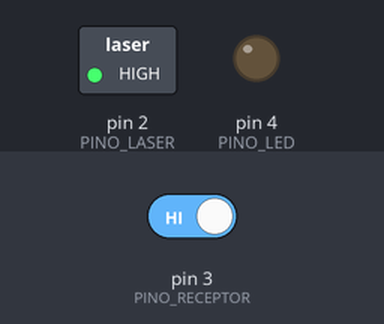
Recording of a sketch running on a simulated Arduino Uno, built with avr-gcc and run on an emulated ATmega328P. Parts: switched loads named in the sketch (green lamp = pin HIGH), output pins drawn as LEDs (lit = HIGH). The inputs (shaded band) are chosen by the test bench; at power-on: pin 3 (PINO_RECEPTOR) HIGH.

Above: at 1.2 s.
1.3 s: pin 3 (PINO_RECEPTOR) driven LOW
At 2.4 s:
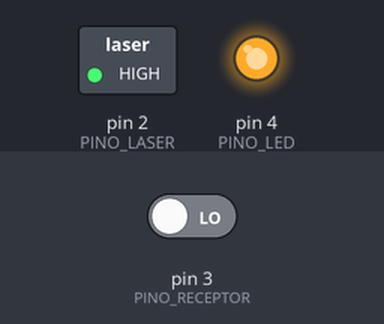
2.8 s: pin 3 (PINO_RECEPTOR) driven HIGH
At 3.6 s:
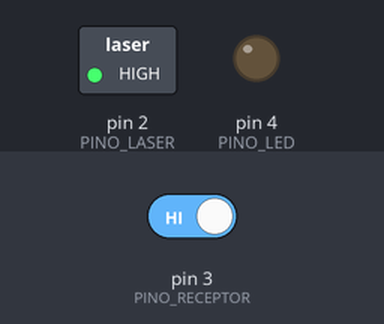
Timing chart, 0 to 5.8 s (numbered marks = the images above; inputs shaded):
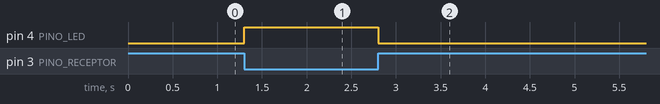

The sketch:

sensor_laser.ino
```cpp
// (licence header left out)
#define PINO_LASER 2
#define PINO_RECEPTOR 3
#define PINO_LED 4

void setup() {
  pinMode(PINO_LASER, OUTPUT);
  pinMode(PINO_RECEPTOR, INPUT);
  pinMode(PINO_LED, OUTPUT);

  // ativa o laser
  digitalWrite(PINO_LASER, HIGH);
}

void loop() {
  // obtém o valor do receptor
  int valorReceptor = digitalRead(PINO_RECEPTOR);

  if (valorReceptor == LOW) {
    digitalWrite(PINO_LED, HIGH);
  } else {
    digitalWrite(PINO_LED, LOW);
  }

  delay(100);
}
```

Measured:
- after the input at 1.3 s, pin 4 (PINO_LED): LOW → HIGH at once
- after the input at 2.8 s, pin 4 (PINO_LED): HIGH → LOW at once
